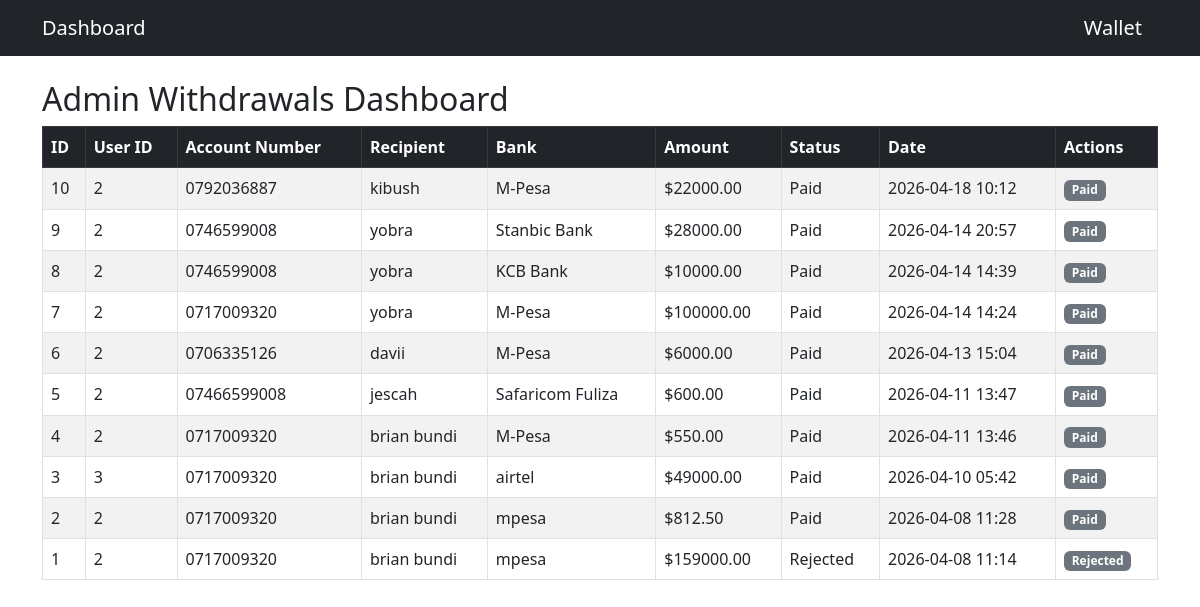
The page /admin/withdrawals (signed in) on the database its author committed.
### models.py (models this page shows)
class Withdrawal(db.Model):
    __tablename__ = "withdrawals"
    id = db.Column(db.Integer, primary_key=True)
    user_id = db.Column(db.Integer, db.ForeignKey("user.id"), nullable=False)
    account_number = db.Column(db.String(100), nullable=False)
    recipient_name = db.Column(db.String(100), nullable=False)
    bank_name = db.Column(db.String(100), nullable=False)
    amount = db.Column(db.Float, nullable=False)
    status = db.Column(db.String(50), default="Pending", nullable=False)
    note = db.Column(db.String(255), nullable=True)
    created_at = db.Column(db.DateTime, default=db.func.now(), nullable=False)
    user = db.relationship("User", back_populates="withdrawals")

### app.py (the view)
@app.route("/admin/withdrawals")
def admin_withdrawals():
    withdrawals = Withdrawal.query.order_by(Withdrawal.created_at.desc()).all()
    return render_template("admin_withdrawals.html", withdrawals=withdrawals)

### app.py (called while the page is built)
@login_manager.user_loader
def load_user(user_id):
    return User.query.get(int(user_id))

@app.before_request
def restrict_admin_pages():
    if request.path.startswith("/admin"):
        if not current_user.is_authenticated:
            return redirect(url_for("login"))
        if not getattr(current_user, "is_admin", False):
            return "Unauthorized", 403

### templates/admin_withdrawals.html
{% extends "base.html" %}
{% block content %}
<h2>Admin Withdrawals Dashboard</h2>
<table class="table table-bordered table-striped">
  <thead class="table-dark">
    <tr>
      <th>ID</th>
      <th>User ID</th>
      <th>Account Number</th>
      <th>Recipient</th>
      <th>Bank</th>
      <th>Amount</th>
      <th>Status</th>
      <th>Date</th>
      <th>Actions</th>
    </tr>
  </thead>
  <tbody>
    {% for w in withdrawals %}
    <tr>
      <td>{{ w.id }}</td>
      <td>{{ w.user_id }}</td>
      <td>{{ w.account_number }}</td>
      <td>{{ w.recipient_name }}</td>
      <td>{{ w.bank_name }}</td>
      <td>${{ "%.2f"|format(w.amount) }}</td>
      <td>{{ w.status }}</td>
      <td>{{ w.created_at.strftime("%Y-%m-%d %H:%M") }}</td>
      <td>
        {% if w.status == "Pending" %}
          <form method="POST" action="{{ url_for('mark_paid', withdrawal_id=w.id) }}" style="display:inline;">
            <button type="submit" class="btn btn-success btn-sm">Mark Paid</button>
          </form>
          <form method="POST" action="{{ url_for('reject_withdrawal', withdrawal_id=w.id) }}" style="display:inline;">
            <button type="submit" class="btn btn-danger btn-sm">Reject</button>
          </form>
        {% else %}
          <span class="badge bg-secondary">{{ w.status }}</span>
        {% endif %}
      </td>
    </tr>
    {% endfor %}
  </tbody>
</table>
{% endblock %}

### rows shown on the page
Withdrawal: id "10", user_id "2", account_number "0792036887", recipient_name "kibush", bank_name "M-Pesa", amount "22000.00", status "Paid", created_at "2026-04-18 10:12"
Withdrawal: id "9", user_id "2", account_number "0746599008", recipient_name "yobra", bank_name "Stanbic Bank", amount "28000.00", status "Paid", created_at "2026-04-14 20:57"
Withdrawal: id "8", user_id "2", account_number "0746599008", recipient_name "yobra", bank_name "KCB Bank", amount "10000.00", status "Paid", created_at "2026-04-14 14:39"
Withdrawal: id "7", user_id "2", account_number "0717009320", recipient_name "yobra", bank_name "M-Pesa", amount "100000.00", status "Paid", created_at "2026-04-14 14:24"
Withdrawal: id "6", user_id "2", account_number "0706335126", recipient_name "davii", bank_name "M-Pesa", amount "6000.00", status "Paid", created_at "2026-04-13 15:04"
Withdrawal: id "5", user_id "2", account_number "07466599008", recipient_name "jescah", bank_name "Safaricom Fuliza", amount "600.00", status "Paid", created_at "2026-04-11 13:47"
Withdrawal: id "4", user_id "2", account_number "0717009320", recipient_name "brian bundi", bank_name "M-Pesa", amount "550.00", status "Paid", created_at "2026-04-11 13:46"
Withdrawal: id "3", user_id "3", account_number "0717009320", recipient_name "brian bundi", bank_name "airtel", amount "49000.00", status "Paid", created_at "2026-04-10 05:42"
Withdrawal: id "2", user_id "2", account_number "0717009320", recipient_name "brian bundi", bank_name "mpesa", amount "812.50", status "Paid", created_at "2026-04-08 11:28"
Withdrawal: id "1", user_id "2", account_number "0717009320", recipient_name "brian bundi", bank_name "mpesa", amount "159000.00", status "Rejected", created_at "2026-04-08 11:14"
